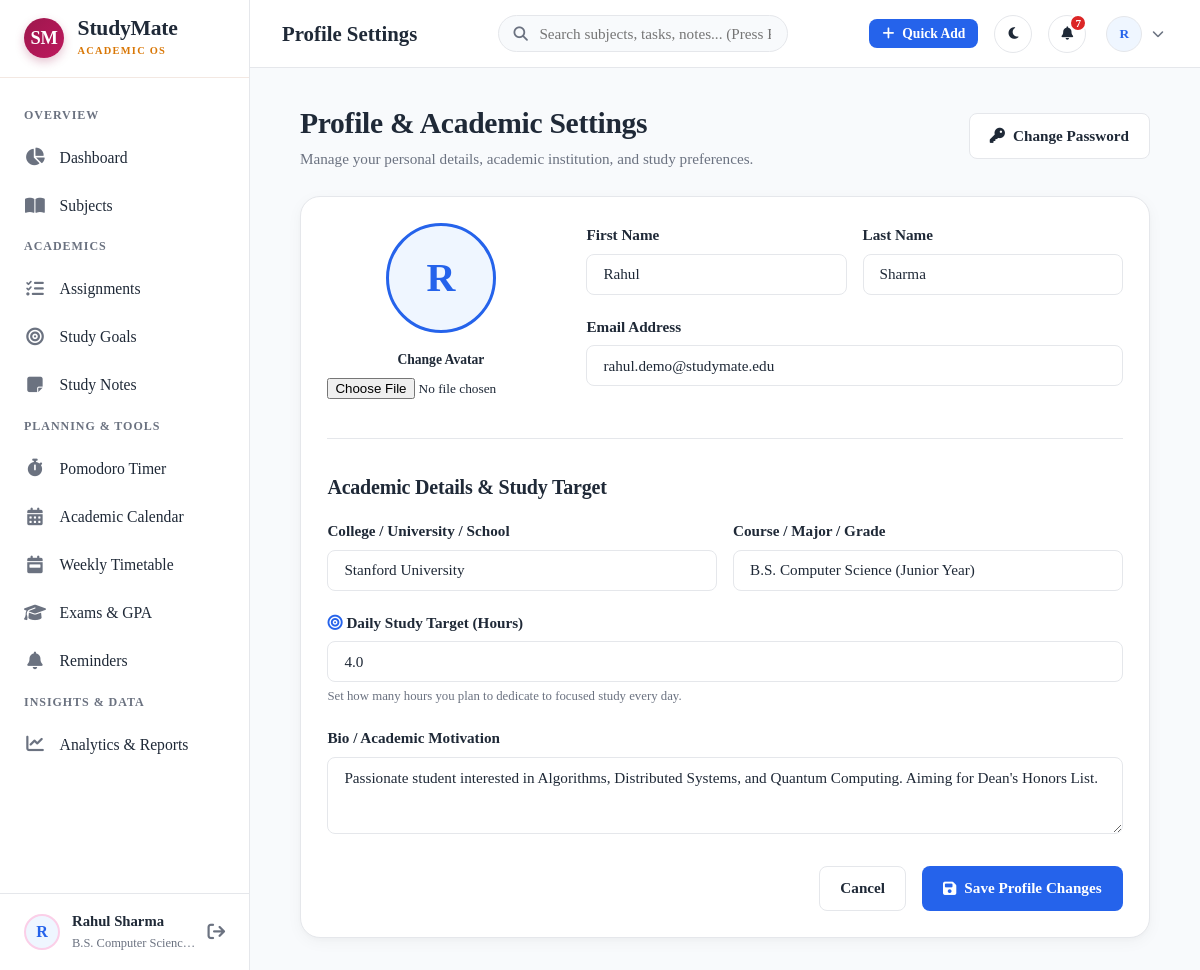
/accounts/profile/ (signed in), run on the app's committed database.
### accounts/models.py (models this page shows, shortened)
class Profile(models.Model):
    user = models.OneToOneField(User, on_delete=models.CASCADE, related_name='profile')
    avatar = models.ImageField(upload_to='avatars/', blank=True, null=True)
    institution = models.CharField(max_length=200, blank=True, default='')
    course_grade = models.CharField(max_length=100, blank=True, default='', verbose_name='Course / Grade')
    daily_study_target_hours = models.DecimalField(
        max_digits=4, decimal_places=1, default=4.0,
        verbose_name='Daily Study Target (Hours)'
    )
    bio = models.TextField(blank=True, default='')
    created_at = models.DateTimeField(auto_now_add=True)
    updated_at = models.DateTimeField(auto_now=True)
    @property
    def avatar_url(self):
        if self.avatar and hasattr(self.avatar, 'url'):
            return self.avatar.url
        return None

### accounts/views.py (the view)
# urls.py: path('profile/', views.profile_view, name='profile'),
@login_required
def profile_view(request):
    if request.method == 'POST':
        u_form = UserUpdateForm(request.POST, instance=request.user)
        p_form = ProfileUpdateForm(request.POST, request.FILES, instance=request.user.profile)
        if u_form.is_valid() and p_form.is_valid():
            u_form.save()
            p_form.save()
            messages.success(request, "Your profile has been updated successfully!")
            return redirect('accounts:profile')
        else:
            messages.error(request, "Please correct the errors in the profile form.")
    else:
        u_form = UserUpdateForm(instance=request.user)
        p_form = ProfileUpdateForm(instance=request.user.profile)
    context = {
        'u_form': u_form,
        'p_form': p_form,
        'title': 'Profile Settings',
    }
    return render(request, 'accounts/profile.html', context)

### accounts/forms.py (shortened to what this page needs)
class UserUpdateForm(forms.ModelForm):
    class Meta:
        model = User
        fields = ['first_name', 'last_name', 'email']
        widgets = {
            'first_name': forms.TextInput(attrs={'class': 'form-input'}),
            'last_name': forms.TextInput(attrs={'class': 'form-input'}),
            'email': forms.EmailInput(attrs={'class': 'form-input'}),
        }

class ProfileUpdateForm(forms.ModelForm):
    class Meta:
        model = Profile
        fields = ['avatar', 'institution', 'course_grade', 'daily_study_target_hours', 'bio']
        widgets = {
            'institution': forms.TextInput(attrs={'class': 'form-input', 'placeholder': 'e.g. Stanford University'}),
            'course_grade': forms.TextInput(attrs={'class': 'form-input', 'placeholder': 'e.g. B.Tech Computer Science'}),
            'daily_study_target_hours': forms.NumberInput(attrs={'class': 'form-input', 'step': '0.5', 'min': '0.5', 'max': '24'}),
            'bio': forms.Textarea(attrs={'class': 'form-input', 'rows': 3, 'placeholder': 'Tell us about your academic goals...'}),
            'avatar': forms.FileInput(attrs={'class': 'form-file-input', 'accept': 'image/*'}),
        }

### core/models.py (called while the page is built)
    @property
    def is_completed(self):
        return self.status == 'completed'

    @property
    def countdown_text(self):
        if self.is_completed:
            return "Completed"
        today = date.today()
        delta = (self.due_date - today).days
        if delta < 0:
            abs_days = abs(delta)
            return f"Overdue by {abs_days} day{'s' if abs_days != 1 else ''}"
        elif delta == 0:
            return "Due today"
        elif delta == 1:
            return "Due tomorrow"
        else:
            return f"Due in {delta} days"

### templates/accounts/profile.html (shortened to what this page needs)
{% extends 'base.html' %}
{% load static %}
{% block content %}
<div style="max-width: 850px; margin: 0 auto;">
  <div style="display: flex; justify-content: space-between; align-items: center; margin-bottom: 1.5rem;">
    <div>
      <h1>Profile & Academic Settings</h1>
      <p style="color: var(--text-muted); font-size: 0.95rem;">Manage your personal details, academic institution, and study preferences.</p>
    </div>
    <a href="{% url 'accounts:password_change' %}" class="btn btn-secondary">
      <i class="fa-solid fa-key"></i>
      <span>Change Password</span>
    </a>
  </div>
  <div class="card">
    <form method="POST" enctype="multipart/form-data">
      <div style="display: flex; gap: 2rem; align-items: flex-start; margin-bottom: 2rem; border-bottom: 1px solid var(--border); padding-bottom: 2rem; flex-wrap: wrap;">
        <div style="text-align: center;">
          <div style="width: 110px; height: 110px; border-radius: var(--radius-full); border: 3px solid var(--primary); overflow: hidden; margin: 0 auto 1rem auto; display: flex; align-items: center; justify-content: center; background: var(--primary-light); font-size: 2.5rem; font-weight: 700; color: var(--primary);">
            {% if user.profile.avatar_url %}
              <img src="{{ user.profile.avatar_url }}" alt="{{ user.username }}" style="width: 100%; height: 100%; object-fit: cover;">
            {% else %}
              <span>{{ user.first_name|first|default:user.username|first|upper }}</span>
            {% endif %}
          </div>
          <label class="form-label" style="font-size: 0.85rem; margin-bottom: 0.25rem;">Change Avatar</label>
          {{ p_form.avatar }}
        </div>
        <div style="flex: 1; min-width: 280px;">
          <div style="display: grid; grid-template-columns: 1fr 1fr; gap: 1rem;">
            <div class="form-group">
              <label class="form-label" for="id_first_name">First Name</label>
              {{ u_form.first_name }}
            </div>
            <div class="form-group">
              <label class="form-label" for="id_last_name">Last Name</label>
              {{ u_form.last_name }}
            </div>
          </div>
          <div class="form-group">
            <label class="form-label" for="id_email">Email Address</label>
            {{ u_form.email }}
          </div>
        </div>
      </div>
      <h3 style="margin-bottom: 1rem;">Academic Details & Study Target</h3>
      <div style="display: grid; grid-template-columns: 1fr 1fr; gap: 1rem;">
        <div class="form-group">
          <label class="form-label" for="id_institution">College / University / School</label>
          {{ p_form.institution }}
        </div>
        <div class="form-group">
          <label class="form-label" for="id_course_grade">Course / Major / Grade</label>
          {{ p_form.course_grade }}
        </div>
      </div>
      <div class="form-group">
        <label class="form-label" for="id_daily_study_target_hours">
          <i class="fa-solid fa-bullseye" style="color: var(--primary);"></i>
          Daily Study Target (Hours)
        </label>
        {{ p_form.daily_study_target_hours }}
        <div class="form-help-text">Set how many hours you plan to dedicate to focused study every day.</div>
      </div>
      <div class="form-group">
        <label class="form-label" for="id_bio">Bio / Academic Motivation</label>
        {{ p_form.bio }}
      </div>
      <div style="display: flex; justify-content: flex-end; gap: 1rem; margin-top: 1.5rem;">
        <a href="{% url 'core:dashboard' %}" class="btn btn-secondary">Cancel</a>
        <button type="submit" class="btn btn-primary">
          <i class="fa-solid fa-floppy-disk"></i>
          <span>Save Profile Changes</span>
        </button>
      </div>
    </form>
  </div>
</div>
{% endblock %}

### templates/partials/sidebar.html (shortened to what this page needs)
{% load static %}
<aside class="sidebar" id="sidebar">
  <div class="sidebar-header" style="height: 78px; padding: 0 1.5rem; display: flex; align-items: center; justify-content: space-between; border-bottom: 1px solid var(--card-border-soft);">
    <a href="{% url 'core:dashboard' %}" class="public-brand" style="text-decoration: none;">
      <div class="public-brand-monogram" style="width: 40px; height: 40px; font-size: 1.15rem;">SM</div>
      <div>
        <div class="public-brand-title" style="font-size: 1.35rem;">StudyMate</div>
        <div class="public-brand-subtitle" style="font-size: 0.65rem;">ACADEMIC OS</div>
      </div>
    </a>
  </div>
  <nav class="sidebar-nav" style="padding: 1.25rem 0;">
    <div class="nav-section-title">Overview</div>
    <a href="{% url 'core:dashboard' %}" class="nav-item {% if active_nav == 'dashboard' %}active{% endif %}">
      <i class="fa-solid fa-chart-pie"></i>
      <span>Dashboard</span>
    </a>
    <a href="{% url 'core:subject_list' %}" class="nav-item {% if active_nav == 'subjects' %}active{% endif %}">
      <i class="fa-solid fa-book-open"></i>
      <span>Subjects</span>
    </a>
    <div class="nav-section-title">Academics</div>
    <a href="{% url 'core:assignment_list' %}" class="nav-item {% if active_nav == 'assignments' %}active{% endif %}">
      <i class="fa-solid fa-list-check"></i>
      <span>Assignments</span>
    </a>
    <a href="{% url 'core:goal_list' %}" class="nav-item {% if active_nav == 'goals' %}active{% endif %}">
      <i class="fa-solid fa-bullseye"></i>
      <span>Study Goals</span>
    </a>
    <a href="{% url 'core:note_list' %}" class="nav-item {% if active_nav == 'notes' %}active{% endif %}">
      <i class="fa-solid fa-note-sticky"></i>
      <span>Study Notes</span>
    </a>
    <div class="nav-section-title">Planning & Tools</div>
    <a href="{% url 'planner:timer' %}" class="nav-item {% if active_nav == 'timer' %}active{% endif %}">
      <i class="fa-solid fa-stopwatch"></i>
      <span>Pomodoro Timer</span>
    </a>
    <a href="{% url 'planner:calendar' %}" class="nav-item {% if active_nav == 'calendar' %}active{% endif %}">
      <i class="fa-solid fa-calendar-days"></i>
      <span>Academic Calendar</span>
    </a>
    <a href="{% url 'planner:timetable' %}" class="nav-item {% if active_nav == 'timetable' %}active{% endif %}">
      <i class="fa-solid fa-calendar-week"></i>
      <span>Weekly Timetable</span>
    </a>
    <a href="{% url 'planner:exam_list' %}" class="nav-item {% if active_nav == 'exams' %}active{% endif %}">
      <i class="fa-solid fa-graduation-cap"></i>
      <span>Exams & GPA</span>
    </a>
    <a href="{% url 'planner:reminders' %}" class="nav-item {% if active_nav == 'reminders' %}active{% endif %}">
      <i class="fa-solid fa-bell"></i>
      <span>Reminders</span>
    </a>
    <div class="nav-section-title">Insights & Data</div>
    <a href="{% url 'analytics:dashboard' %}" class="nav-item {% if active_nav == 'analytics' %}active{% endif %}">
      <i class="fa-solid fa-chart-line"></i>
      <span>Analytics & Reports</span>
    </a>
  </nav>
  <div class="sidebar-footer">
    <div class="user-quick-profile">
      <div class="user-avatar-sm" style="border: 2px solid var(--luxury-rose-border);">
        {% if user.profile.avatar_url %}
          <img src="{{ user.profile.avatar_url }}" alt="{{ user.username }}">
        {% else %}
          <span>{{ user.first_name|first|default:user.username|first|upper }}</span>
        {% endif %}
      </div>
      <div style="flex: 1; overflow: hidden;">
        <div style="font-weight: 700; font-size: 0.92rem; white-space: nowrap; text-overflow: ellipsis; overflow: hidden;">
          {{ user.get_full_name|default:user.username }}
        </div>
        <div style="font-size: 0.78rem; color: var(--text-muted); white-space: nowrap; text-overflow: ellipsis; overflow: hidden;">
          {{ user.profile.course_grade|default:"Student" }}
        </div>
      </div>
      <a href="{% url 'accounts:logout' %}" title="Log Out" style="color: var(--text-muted); font-size: 1.1rem;">
        <i class="fa-solid fa-arrow-right-from-bracket"></i>
      </a>
    </div>
  </div>
</aside>

### templates/partials/navbar.html (shortened to what this page needs)
{% load static %}
<header class="topbar">
  <div class="topbar-left">
    <div class="page-title-header">
      {{ title|default:"StudyMate Workspace" }}
    </div>
  </div>
  <form action="{% url 'core:global_search' %}" method="GET" class="topbar-search">
    <input type="text" name="q" value="{{ query|default:'' }}" placeholder="Search subjects, tasks, notes... (Press Enter)" autocomplete="off">
  </form>
  <div class="topbar-right">
    <button class="btn btn-primary btn-sm" onclick="openQuickAddModal()" title="Press 'N' anywhere to quick add">
      <i class="fa-solid fa-plus"></i>
      <span>Quick Add</span>
    </button>
    <button class="action-icon-btn" id="theme-toggle-btn" title="Toggle Light / Dark Mode">
      <i class="fa-solid fa-moon" id="theme-toggle-icon"></i>
    </button>
    <div style="position: relative;">
      <button class="action-icon-btn" id="notif-toggle-btn" title="Notifications">
        <i class="fa-solid fa-bell"></i>
        {% if nav_notification_count > 0 %}
          <span class="badge-dot">{{ nav_notification_count }}</span>
        {% endif %}
      </button>
    </div>
    <div class="profile-dropdown-wrapper">
      <button class="profile-btn" id="profile-dropdown-btn">
        <div class="user-avatar-sm">
          {% if user.profile.avatar_url %}
            <img src="{{ user.profile.avatar_url }}" alt="{{ user.username }}">
          {% else %}
            <span>{{ user.first_name|first|default:user.username|first|upper }}</span>
          {% endif %}
        </div>
        <i class="fa-solid fa-chevron-down" style="font-size: 0.75rem; color: var(--text-muted);"></i>
      </button>
    </div>
  </div>
</header>

### data on the page
Profile: institution "Stanford University", course_grade "B.S. Computer Science (Junior Year)", daily_study_target_hours "4.0", bio "Passionate student interested in Algorithms, Distributed Systems, and Quantum Computing. Aiming for Dean's Honors List."

### other printed values
{{ user.first_name|first|default:user.username|first|upper }} "R"
{{ user.get_full_name|default:user.username }} "Rahul Sharma"
{{ user.profile.course_grade|default:"Student" }} "B.S. Computer Scien…"
{{ title|default:"StudyMate Workspace" }} "Profile Settings"
{{ nav_notification_count }} "7"
